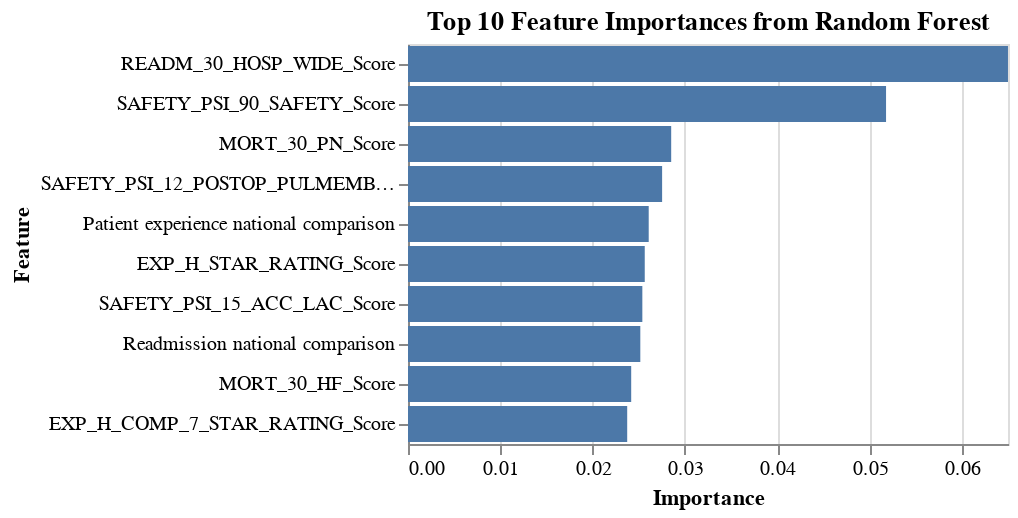

The cell this chart's notebook holds for it:
### Markdown cell above
Top 10 most important features overview

### Code cell
import altair as alt
from sklearn.ensemble import RandomForestClassifier
from IPython.display import display

# Train a RandomForestClassifier
rf_classifier = RandomForestClassifier(random_state=0)
rf_classifier.fit(X_train, y_train)

# Get feature importances
importances = rf_classifier.feature_importances_

# Create a DataFrame with feature names and importances
feature_importances = pd.DataFrame({'Feature': X_train.columns, 'Importance': importances})
feature_importances = feature_importances.sort_values(by='Importance', ascending=False)

# Display the top 10 features
print(feature_importances.head(10))

# Create a bar chart to visualize feature importances
chart = alt.Chart(feature_importances.head(10)).mark_bar().encode(
    x=alt.X('Importance:Q', axis=alt.Axis(title='Importance')),
    y=alt.Y('Feature:N', sort='-x', axis=alt.Axis(title='Feature')),
    tooltip = ['Feature', 'Importance']
).properties(
    title='Top 10 Feature Importances from Random Forest'
).interactive()

chart.save('feature_importances_bar_chart.json')

# Load the saved chart JSON
with open('feature_importances_bar_chart.json', 'r') as f:
    chart_json = f.read()

# Display the chart in Jupyter Notebook
display(alt.Chart.from_json(chart_json))

### Figure 1 — Vega-Lite specification as saved in the notebook (floating-point values rounded to 4 significant figures)
{"config": {"view": {"continuousWidth": 300, "continuousHeight": 300}}, "data": {"name": "data-2c1df85196b4d933703dcbe528c56431"}, "mark": {"type": "bar"}, "datasets": {"data-2c1df85196b4d933703dcbe528c56431": [{"Feature": "READM_30_HOSP_WIDE_Score", "Importance": 0.065}, {"Feature": "SAFETY_PSI_90_SAFETY_Score", "Importance": 0.05179}, {"Feature": "MORT_30_PN_Score", "Importance": 0.02851}, {"Feature": "SAFETY_PSI_12_POSTOP_PULMEMB_DVT_Score", "Importance": 0.02753}, {"Feature": "Patient experience national comparison", "Importance": 0.02608}, {"Feature": "EXP_H_STAR_RATING_Score", "Importance": 0.02565}, {"Feature": "SAFETY_PSI_15_ACC_LAC_Score", "Importance": 0.02539}, {"Feature": "Readmission national comparison", "Importance": 0.02517}, {"Feature": "MORT_30_HF_Score", "Importance": 0.02418}, {"Feature": "EXP_H_COMP_7_STAR_RATING_Score", "Importance": 0.02375}]}, "encoding": {"tooltip": [{"field": "Feature", "type": "nominal"}, {"field": "Importance", "type": "quantitative"}], "x": {"axis": {"title": "Importance"}, "field": "Importance", "type": "quantitative"}, "y": {"axis": {"title": "Feature"}, "field": "Feature", "sort": "-x", "type": "nominal"}}, "params": [{"name": "param_1", "select": {"type": "interval", "encodings": ["x", "y"]}, "bind": "scales"}], "title": "Top 10 Feature Importances from Random Forest", "$schema": "https://vega.github.io/schema/vega-lite/v5.8.0.json"}
